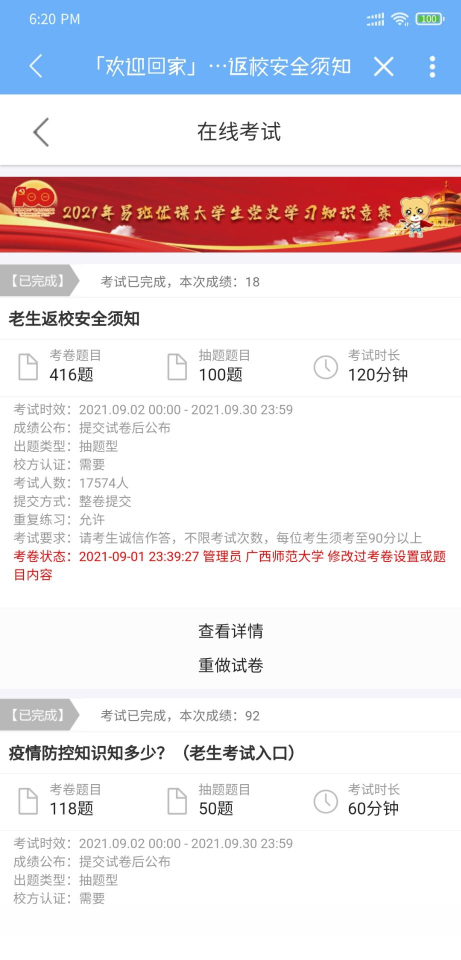
#> input picture Opencv/GUI/01.jpg, 922 x 1920 px (shown at 1/2 size)
$ python 'opencvP图.py'
#> lines starting #> are read from the running program, lines starting #| are printed output that depends on the picture; after the words box and inside, x2 and y2 are one past the last pixel; in counts of white or black regions, pixels touching at a corner belong together
import numpy as np
import cv2
img = cv2.imread('01.jpg',1)
#> img is the input picture: shape (1920, 922, 3); mean B, G, R 231.3, 225.2, 229.8
imgInfo = img.shape
#> imgInfo = (1920, 922, 3)
height = imgInfo[0]
#> height = 1920
width = imgInfo[1]
#> width = 922
mode = imgInfo[2]
#> mode = 3
img1 = img[1390:1470, :]
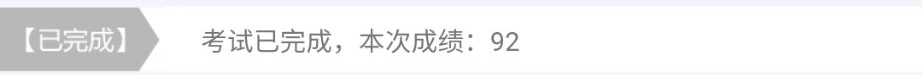
#> img1: shape (80, 922, 3); mean B, G, R 242.3, 241.7, 241.8
# img2 = img[520:600, :]
img[520:600, :] = img1
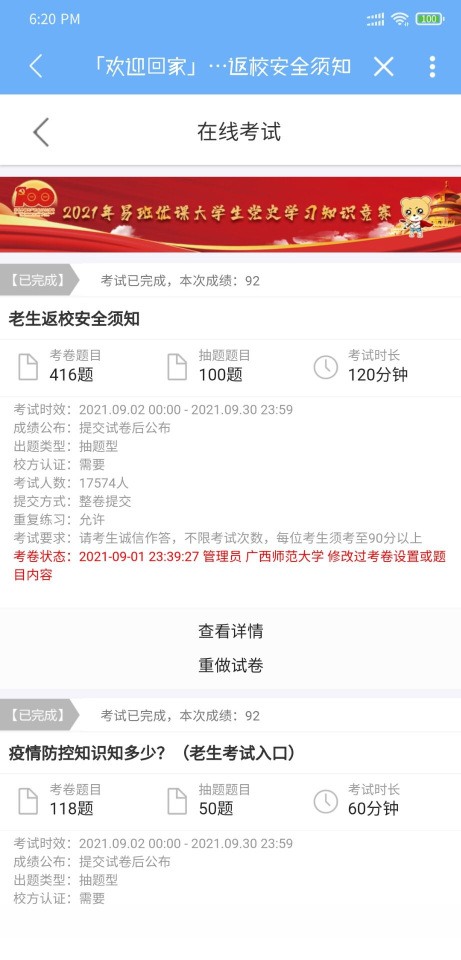
#> img: shape (1920, 922, 3) (shown at 1/2 size); 1.54% of pixels changed, all inside (x1, y1, x2, y2) = (0, 520, 922, 600)
# dstHeight = int(height*0.5)
# dstWidth = int(width*0.5)
# dst = cv2.resize(img, (dstWidth, dstHeight))
cv2.imwrite('201912700243 莫桂生.jpg', img)
cv2.imshow('0', img)
# cv2.imshow('1', img2)
cv2.waitKey(0)
